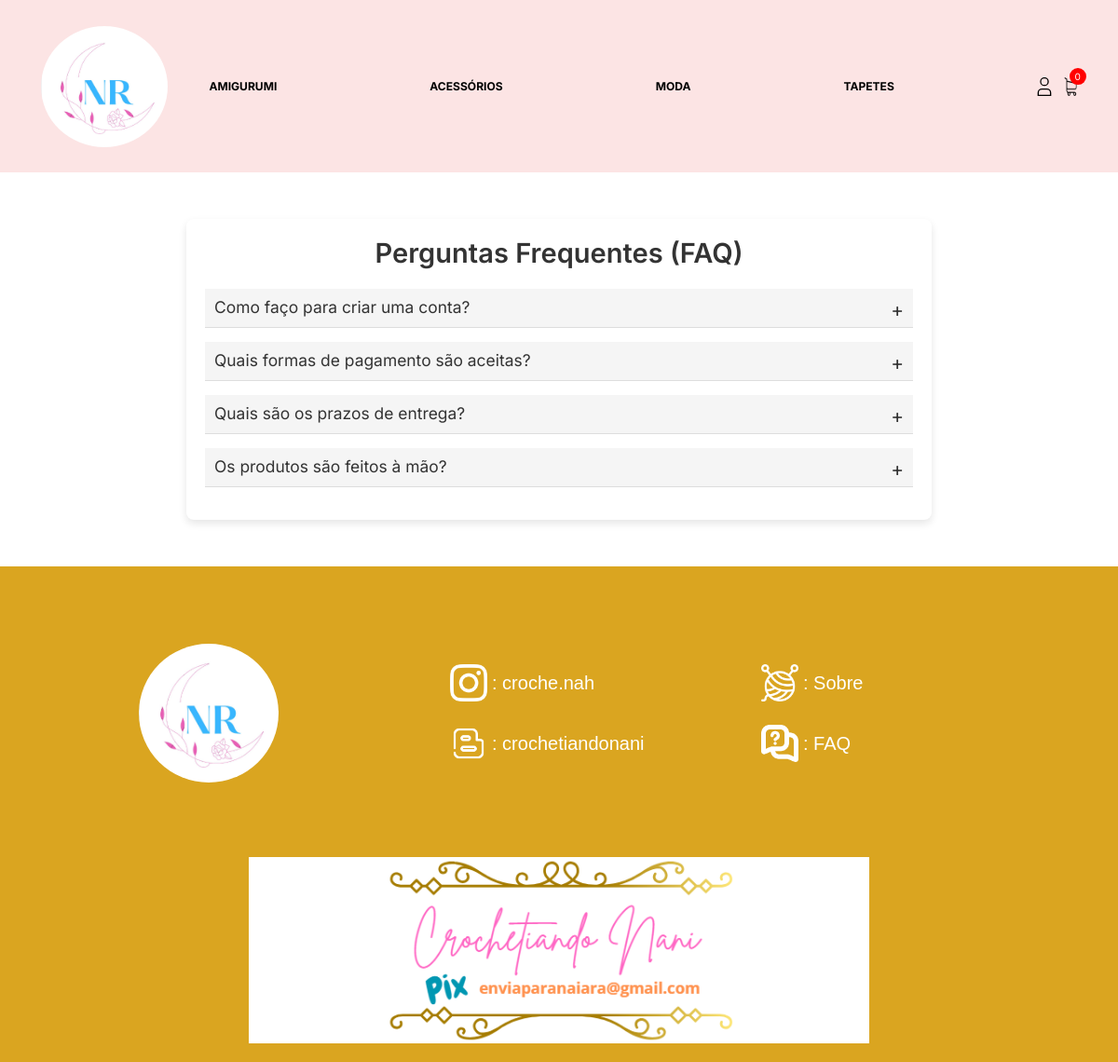
Screenshot of /faq/ with the database file from the repository.
### loja/models.py (models this page shows, shortened)
class Categoria(models.Model):
    nome = models.CharField(max_length=200, null=True, blank=True)
    slug = models.CharField(max_length=200, null=True, blank=True)

### loja/views.py (the view)
# urls.py: path('faq/', faq, name="faq"),
def faq(request):
    return render(request, 'faq.html')

### loja/novos_context.py (called while the page is built)
def categoria_tipos(request):
    categorias_navegacao = Categoria.objects.all()
    tipos_navegacao = Tipo.objects.all()
    return {
        'categorias_navegacao': categorias_navegacao,
        'tipos_navegacao': tipos_navegacao
    }

def faz_parte_equipe(request):
    equipe = False
    if request.user.is_authenticated:
        equipe = request.user.groups.filter(name="equipe").exists()
    return {"equipe": equipe}

### loja/templates/faq.html (shortened to what this page needs)
{% extends 'base.html' %}
{% load static %}
{% block body %}
<div class="faq-container">
    <h1>Perguntas Frequentes (FAQ)</h1>
    <div class="faq-item">
        <p class="faq-question">Como faço para criar uma conta?</p>
    </div>
    <div class="faq-item">
        <p class="faq-question">Quais formas de pagamento são aceitas?</p>
    </div>
    <div class="faq-item">
        <p class="faq-question">Quais são os prazos de entrega?</p>
    </div>
    <div class="faq-item">
        <p class="faq-question">Os produtos são feitos à mão?</p>
    </div>
</div>
{% endblock %}

### loja/templates/navbar.html (shortened to what this page needs)
{% load static %}
<header class="cabecalho" style="background-color: #fce4e4f6;">
    <div class="cabecalho__container">
      <a href="{% url 'homepage' %}">
        <img
        src="{% static 'images/logo.png' %}" width="auto" height="130" style="border-radius: 50%;"
          alt="Logo Crochetiando"
          class="cabecalho__logo"
        />
      </a>
      <nav class="cabecalho__navegacao">
        <ul class="cabecalho__lista">
        {% for categoria in categorias_navegacao %}
          <li class="cabecalho__item-lista">
            <a
              class="cabecalho__link"
              href="{% url 'loja' %}{{ categoria.slug }}"
              >{{ categoria.nome }}</a
            >
          </li>
        {% endfor %}
        </ul>
    </nav>
    </div>
   <div class="cabecalho__icones">
      <div class="cabecalho__icone-login">
        {% if request.user.is_authenticated %}
        <a class="cabecalho__link-icone cabecalho__link-icone--logado" href="javascript: void(0)">
        {% else %}
        <a class="cabecalho__link-icone" href="{% url 'fazer_login' %}">
        {% endif %}
        </a>
      </div>
      <div class="cabecalho__icone-carrinho">
        <a class="cabecalho__link-icone" href="{% url 'carrinho' %}">
            <img src="{% static 'images/carrinho-de-compras (1).png' %}" alt="Carrinho" class="cabecalho__icone cabecalho__icone--menor">
        </a>
        <div class="cabecalho__itens cabecalho__itens--visivel">{{ quantidade_produtos_carrinho }}</div>
    </div>
    </div>
  </header>

### static/css/style.comp.css (style rules this page uses)
* { margin: 0; padding: 0; box-sizing: border-box; }
html { font-size: 62.5%; }
@media (max-width: 80em) { html { font-size: 56.75%; } }
body { font-family: Inter, sans-serif; font-size: 1.6rem; line-height: 1.2; color: #000; background-color: #ffffff; }
img { width: 100%; max-width: 100%; display: block; }
.cabecalho { position: sticky; top: 10; display: flex; flex-flow: row nowrap; align-items: center; justify-content: space-between; gap: 1.6rem; padding: 0 4.88rem; background-color: #fff; z-index: 999; }
.cabecalho__container { display: flex; flex-flow: row nowrap; align-items: center; justify-content: start; gap: 3.66vw; width: 100%; }
.cabecalho__logo { min-width: 15rem; width: 15rem; margin-bottom: 2px; }
@media (max-width: 150.375em) { .cabecalho__logo { margin: 3.05rem 0; } }
.cabecalho__navegacao { display: flex; flex-flow: row nowrap; align-items: stretch; justify-content: start; gap: 4.88rem; width: 100%; max-width: 81rem; }
.cabecalho__lista { list-style: none; width: 100%; display: flex; flex-flow: row nowrap; align-items: stretch; justify-content: space-between; gap: 1.6rem; }
.cabecalho__link { font-size: 1.33rem; text-transform: uppercase; text-decoration: none; color: inherit; font-weight: 700; line-height: 1; border-bottom: solid 2px transparent; }
.cabecalho__link-icone { display: flex; flex-flow: row nowrap; align-items: center; justify-content: center; gap: 0; text-decoration: none; color: inherit; transition: transform ease 200ms; }
.cabecalho__item-lista { position: relative; padding: 3.12rem 0; }
.cabecalho__icones { display: flex; flex-flow: row nowrap; align-items: center; justify-content: start; gap: 1.02rem; }
.cabecalho__icone { color: inherit; fill: currentColor; width: 2rem; height: 2rem; }
@media (max-width: 80em) { .cabecalho__icone { width: 2.2rem; height: 2.2rem; } }
.cabecalho__icone--menor { width: 1.6rem; }
@media (max-width: 80em) { .cabecalho__icone--menor { width: 1.78rem; } }
.cabecalho__icone-carrinho { position: relative; }
.cabecalho__itens { display: flex; flex-flow: row nowrap; align-items: center; justify-content: center; gap: 0; display: none; position: absolute; top: 0; right: 0; transform: translate(55%, -55%); border-radius: 50%; width: 2rem; height: 2rem; background-color: #ff0000; font-size: 1.11rem; color: #fff; }
.cabecalho__itens--visivel { display: flex; }
.cabecalho__icone-login { position: relative; }
.faq-container { max-width: 800px; margin: 50px auto; padding: 20px; background-color: #ffffff; box-shadow: 0 4px 8px rgba(0, 0, 0, 0.1); border-radius: 8px; }
.faq-container h1 { font-size: 2em; color: #333; text-align: center; margin-bottom: 20px; font-weight: 600; }
.faq-item { margin-bottom: 15px; border-bottom: 1px solid #ddd; }
.faq-question { font-size: 1.2em; color: #333; cursor: pointer; padding: 10px; margin: 0; background-color: #f5f5f5; transition: background-color 0.3s ease; }
.faq-question::after { content: '+'; font-size: 1.2em; float: right; transition: transform 0.3s ease; }

### rows the page displays
Categoria: nome "AMIGURUMI"
Categoria: nome "ACESSÓRIOS"
Categoria: nome "MODA"
Categoria: nome "TAPETES"

### other values shown
{{ quantidade_produtos_carrinho }} "0"
